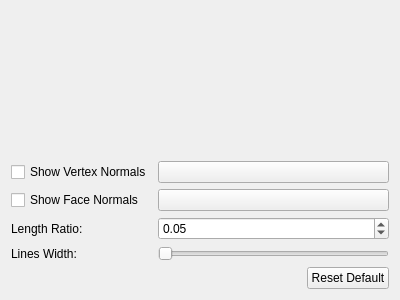
<?xml version="1.0" encoding="UTF-8"?>
<ui version="4.0">
 <class>vcl::qt::ShowNormalsEditorSettingsFrame</class>
 <widget class="QFrame" name="vcl::qt::ShowNormalsEditorSettingsFrame">
  <property name="geometry">
   <rect>
    <x>0</x>
    <y>0</y>
    <width>400</width>
    <height>300</height>
   </rect>
  </property>
  <property name="windowTitle">
   <string>Frame</string>
  </property>
  <layout class="QGridLayout" name="gridLayout">
   <item row="0" column="0" colspan="2">
    <widget class="vcl::qt::EditModeSettingsFrame" name="editModeFrame">
     <property name="frameShape">
      <enum>QFrame::Shape::NoFrame</enum>
     </property>
     <property name="frameShadow">
      <enum>QFrame::Shadow::Plain</enum>
     </property>
    </widget>
   </item>
   <item row="1" column="0">
    <widget class="QCheckBox" name="showVertexNormalsCheckBox">
     <property name="text">
      <string>Show Vertex Normals</string>
     </property>
    </widget>
   </item>
   <item row="1" column="1">
    <widget class="vcl::qt::ColorPushButton" name="vertexNormalColorButton">
     <property name="text">
      <string/>
     </property>
    </widget>
   </item>
   <item row="2" column="0">
    <widget class="QCheckBox" name="showFaceNormalsCheckBox">
     <property name="text">
      <string>Show Face Normals</string>
     </property>
    </widget>
   </item>
   <item row="2" column="1">
    <widget class="vcl::qt::ColorPushButton" name="faceNormalColorButton">
     <property name="text">
      <string/>
     </property>
    </widget>
   </item>
   <item row="3" column="0">
    <widget class="QLabel" name="lengthRatioLabel">
     <property name="text">
      <string>Length Ratio:</string>
     </property>
    </widget>
   </item>
   <item row="3" column="1">
    <widget class="QDoubleSpinBox" name="normalLengthRatioSpinBox">
     <property name="minimum">
      <double>0.0</double>
     </property>
     <property name="maximum">
      <double>1.0</double>
     </property>
     <property name="singleStep">
      <double>0.01</double>
     </property>
     <property name="value">
      <double>0.05</double>
     </property>
    </widget>
   </item>
   <item row="4" column="0">
    <widget class="QLabel" name="linesWidthLabel">
     <property name="text">
      <string>Lines Width:</string>
     </property>
    </widget>
   </item>
   <item row="4" column="1">
    <widget class="QSlider" name="linesWidthSlider">
     <property name="minimum">
      <number>1</number>
     </property>
     <property name="maximum">
      <number>10</number>
     </property>
     <property name="value">
      <number>1</number>
     </property>
     <property name="orientation">
      <enum>Qt::Orientation::Horizontal</enum>
     </property>
    </widget>
   </item>
   <item row="5" column="0" colspan="2">
    <layout class="QHBoxLayout" name="horizontalLayout">
     <item>
      <spacer name="horizontalSpacer">
       <property name="orientation">
        <enum>Qt::Orientation::Horizontal</enum>
       </property>
       <property name="sizeHint" stdset="0">
        <size>
         <width>40</width>
         <height>20</height>
        </size>
       </property>
      </spacer>
     </item>
     <item>
      <widget class="QPushButton" name="resetDefaultButton">
       <property name="text">
        <string>Reset Default</string>
       </property>
      </widget>
     </item>
    </layout>
   </item>
  </layout>
 </widget>
 <customwidgets>
  <customwidget>
   <class>vcl::qt::EditModeSettingsFrame</class>
   <extends>QFrame</extends>
   <header>vclib/qt/gui/editor_settings_frames/edit_mode_settings_frame.h</header>
   <container>1</container>
  </customwidget>
  <customwidget>
   <class>vcl::qt::ColorPushButton</class>
   <extends>QPushButton</extends>
   <header>vclib/qt/gui/color_push_button.h</header>
  </customwidget>
 </customwidgets>
 <resources/>
 <connections/>
</ui>
